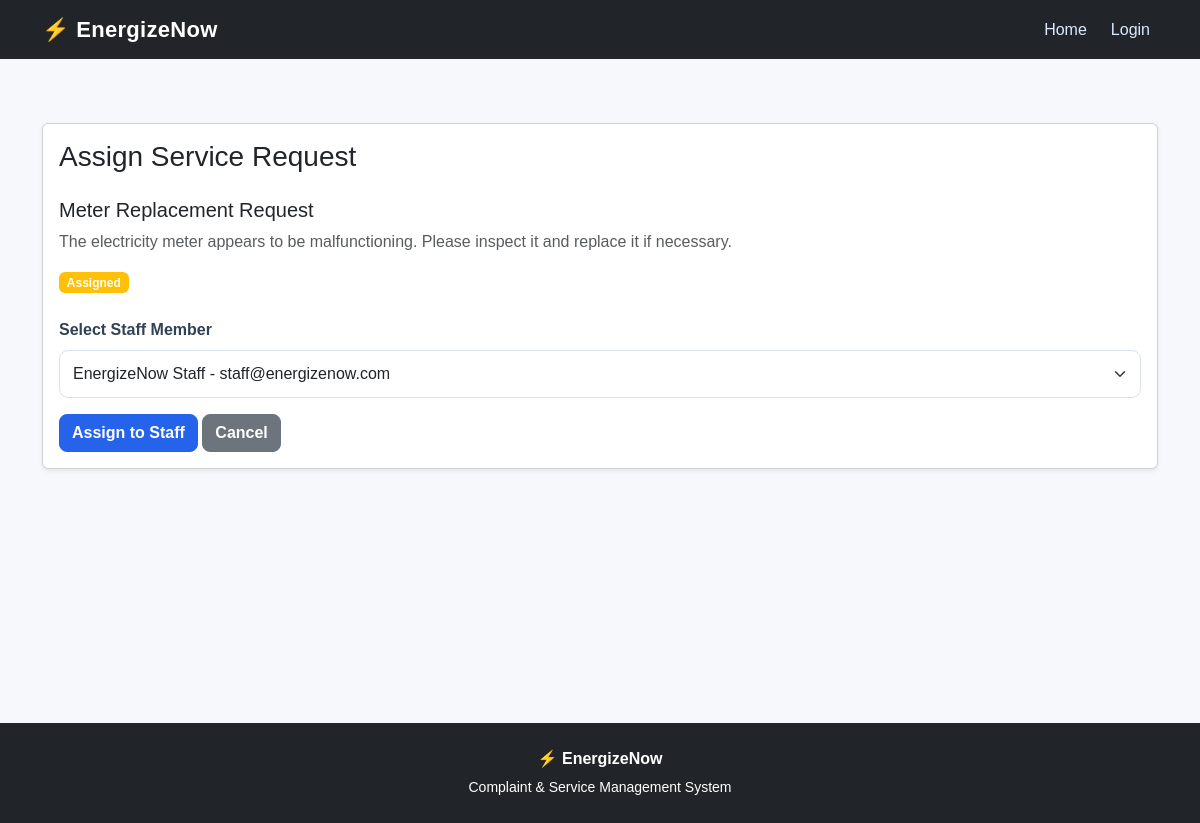
Page /admin/service-requests/5/assign on the committed database.
### models/service_request.py (models this page shows, shortened)
class ServiceRequest(db.Model):
    __tablename__ = "service_requests"
    id = db.Column(
        db.Integer,
        primary_key=True
    )
    title = db.Column(
        db.String(200),
        nullable=False
    )
    description = db.Column(
        db.Text,
        nullable=False
    )
    status = db.Column(
        db.String(30),
        nullable=False,
        default="New"
    )
    priority = db.Column(
        db.String(20),
        nullable=False,
        default="Medium"
    )
    created_at = db.Column(
        db.DateTime,
        default=datetime.utcnow
    )
    updated_at = db.Column(
        db.DateTime,
        default=datetime.utcnow,
        onupdate=datetime.utcnow
    )
    resolution = db.Column(
        db.Text
    )
    customer_id = db.Column(
        db.Integer,
        db.ForeignKey("users.id"),
        nullable=False
    )
    assigned_to = db.Column(
        db.Integer,
        db.ForeignKey("users.id"),
        nullable=True
    )

### models/user.py (models this page shows, shortened)
class User(UserMixin, db.Model):
    __tablename__ = "users"
    id = db.Column(db.Integer, primary_key=True)
    name = db.Column(
        db.String(100),
        nullable=False
    )
    email = db.Column(
        db.String(120),
        unique=True,
        nullable=False
    )
    password = db.Column(
        db.String(255),
        nullable=False
    )
    role = db.Column(
        db.String(20),
        nullable=False,
        default="customer"
    )
    complaints = db.relationship(
        "Complaint",
        backref="customer",
        lazy=True,
        foreign_keys="Complaint.customer_id"
    )
    assigned_complaints = db.relationship(
        "Complaint",
        backref="assigned_staff",
        lazy=True,
        foreign_keys="Complaint.assigned_to"
    )

### routes/service_requests.py (the view, shortened to what this page needs)
@service_requests_bp.route(
    "/admin/service-requests/<int:request_id>/assign",
    methods=["GET", "POST"]
)
@role_required("admin")
def assign_service_request(request_id):
    service_request = ServiceRequest.query.get_or_404(
        request_id
    )
    staff_members = User.query.filter_by(
        role="staff"
    ).order_by(
        User.name
    ).all()
    return render_template(
        "service_requests/assign.html",
        service_request=service_request,
        staff_members=staff_members
    )

### templates/service_requests/assign.html (shortened to what this page needs)
{% extends "base.html" %}
{% block content %}
<div class="container py-5">
    <div class="card shadow-sm">
        <div class="card-body">
            <h3 class="mb-4">
                Assign Service Request
            </h3>
            <div class="mb-4">
                <h5>{{ service_request.title }}</h5>
                <p class="text-muted">
                    {{ service_request.description }}
                </p>
                <span class="badge bg-warning">
                    {{ service_request.status }}
                </span>
            </div>
            <form method="POST">
                <div class="mb-3">
                    <label class="form-label">
                        Select Staff Member
                    </label>
                    <select
                        name="staff_id"
                        class="form-select"
                        required
                    >
                        {% for staff in staff_members %}
                        <option
                            value="{{ staff.id }}"
                            {% if service_request.assigned_to == staff.id %}
                            selected
                            {% endif %}
                        >
                            {{ staff.name }} -
                        </option>
                        {% endfor %}
                    </select>
                </div>
                <button
                    type="submit"
                    class="btn btn-primary"
                >
                    Assign to Staff
                </button>
                <a
                    href="{{ url_for('service_requests.admin_service_requests') }}"
                    class="btn btn-secondary"
                >
                    Cancel
                </a>
            </form>
        </div>
    </div>
</div>
{% endblock %}

### static/css/style.css (style rules this page uses)
body { background: #f6f8fc; color: #172554; font-family: Arial, Helvetica, sans-serif; }
a { text-decoration: none; }
.form-label { font-weight: 600; color: #334155; }
.form-control, .form-select { border: 1px solid #dbe1ea; border-radius: 9px; padding: 11px 13px; }
.btn { border-radius: 8px; font-weight: 600; }
.btn-primary { background: #2563eb; border-color: #2563eb; }

### rows in the picture
ServiceRequest: title "Meter Replacement Request", description "The electricity meter appears to be malfunctioning. Please inspect it and replace it if necessary.", status "Assigned", staff_id "EnergizeNow Staff - staff@energizenow.com"
